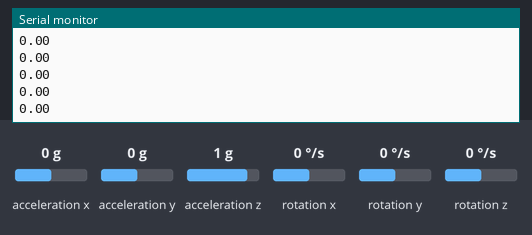
The sketch below on a simulated Arduino Uno, built with avr-gcc and run on an emulated ATmega328P. On the bench: the last lines printed to the serial monitor. Wiring (inferred from the names in the program): MPU-6050 motion sensor at I2C address 0x68. Inputs (shaded band) come from the test bench; at power-on: acceleration z 1 g, acceleration y 0 g, acceleration x 0 g, rotation x 0 °/s, rotation y 0 °/s, rotation z 0 °/s.

Above: at 10.7 s.
10.8 s: acceleration z set to 0 g
At 11.8 s:
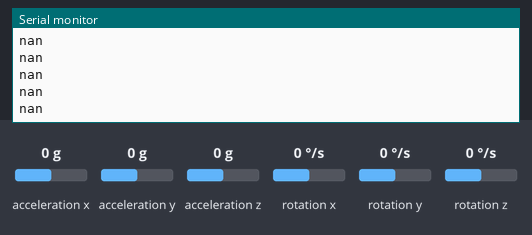
12.7 s: acceleration y set to -1.4 g
At 13.7 s:
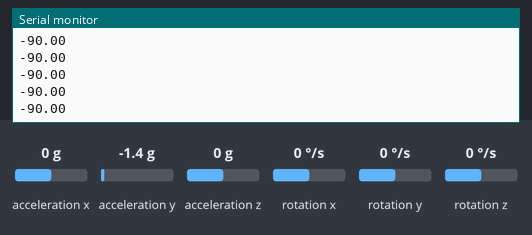
14.2 s: acceleration x set to -1.4 g
At 15.2 s:
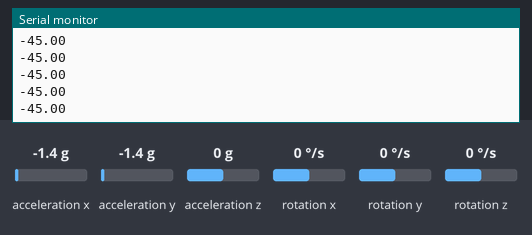
Timing chart, 0 to 17.2 s (numbered marks = the images above; inputs shaded):
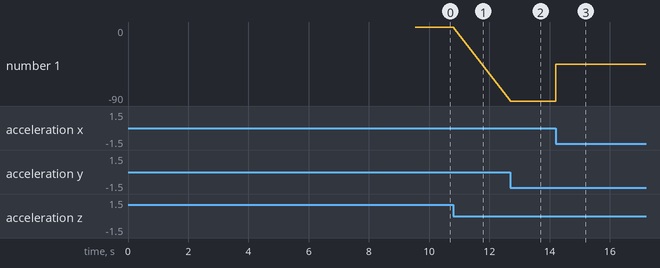

Measured:
- after the input at 10.8 s, the serial monitor: prints a new line at once (image 1)
- after the input at 12.7 s, the serial monitor: prints a new line at once (image 2)
- after the input at 14.2 s, the serial monitor: prints a new line at once (image 3)
- plotted number 1: 0 → -90 after the input at 12.7 s, -90 → -45 after the input at 14.2 s

The sketch:

Drone_gyrotest_code.ino
```cpp
#include<Wire.h>
#include <Servo.h>
#include <SPI.h>

int GyX, GyY, GyZ;
long AcX, AcY, AcZ, TotalAcc;
int Tmp;
long GyXOff, GyYOff, GyZOff;
long Timer;
float GyPitch, GyRoll;
boolean set_gyro_angles;
float AccRoll, AccPitch;
float Pitch, Roll;
long height;
void setup() {
  Wire.begin();
  Serial.begin(57600);

  setup_mpu_6050_registers();
  OffSetGyro();

  Timer = micros();
}

void loop() {
  GetPosition();
  GyroAngles();
    Height();
  //Serial.println(AcZ);

//  Serial.println(GyRoll);
  // do movement here
  AccelAngles();

  CorrGyDrift();
  CompFilter();
    Serial.println(AccPitch);
  //Serial.println(Roll);

  while (micros() - Timer < 4000) {                               //Wait until the Timer reaches 4000us (250Hz) before starting the next loop
    //do nothing unitl the time reaches 4000us for the required 250Hz frequency
  }
  Timer = micros();

}


void GetPosition() {
  Wire.beginTransmission(0x68);
  Wire.write(0x3B);
  Wire.endTransmission();
  Wire.requestFrom(0x68, 14);
  while (Wire.available() < 14);
  AcX = Wire.read() << 8 | Wire.read();
  AcY = Wire.read() << 8 | Wire.read();
  AcZ = Wire.read() << 8 | Wire.read();
  Tmp = Wire.read() << 8 | Wire.read();
  GyX = Wire.read() << 8 | Wire.read();
  GyY = Wire.read() << 8 | Wire.read();
  GyZ = Wire.read() << 8 | Wire.read();
}

void OffSetGyro() {

  for (int i = 0; i < 2000 ; i ++) {
    GetPosition();
    GyXOff += GyX;
    GyYOff += GyY;
    GyZOff += GyZ;
    delay(3);                                                          //Delay 3us to simulate the 250Hz program loop
  }
  GyXOff /= 2000;
  GyYOff /= 2000;
  GyZOff /= 2000;

}

void setup_mpu_6050_registers() {
  Wire.beginTransmission(0x68);
  Wire.write(0x6B);
  Wire.write(0x00);
  Wire.endTransmission();
  //Configure the accelerometer (+/-8g)
  Wire.beginTransmission(0x68);
  Wire.write(0x1C);
  Wire.write(0x10);
  Wire.endTransmission();
  //Configure the gyro (500dps full scale)
  Wire.beginTransmission(0x68);
  Wire.write(0x1B);
  Wire.write(0x08);
  Wire.endTransmission();
}

void GyroAngles() {

  GyX -= GyXOff;
  GyY -= GyYOff;
  GyZ -= GyZOff;

  //Gyro angle calculations
  //0.0000611 = 1 / (250Hz / 65.5)
  GyPitch += GyX * 0.0000611;
  GyRoll += GyY * 0.0000611;

  //0.000001066 = 0.0000611 * (3.142(PI) / 180degr) The Arduino sin function is in radians
  GyPitch += GyRoll * sin(GyZ * 0.000001066); //output values?? possibly for staying still
  GyRoll -= GyPitch * sin(GyZ * 0.000001066);// output values?? possibly for staying still

}
void Height(){
  height+= AcY;
  }

void AccelAngles() {

  TotalAcc = sqrt((AcX * AcX) + (AcY * AcY) + (AcZ * AcZ));
  //57.296 = 1 / (3.142 / 180)// The Arduino asin function is in radians
  AccPitch = asin((float)AcY / TotalAcc) * 57.296;
  AccRoll = asin((float)AcX / TotalAcc) * -57.296;

  //Place the MPU-6050 spirit level and note the values in the following two lines for calibration
  AccPitch -= -0.0;                                              //Accelerometer calibration value for pitch
  AccRoll -= -0.0;                                               //Accelerometer calibration value for roll


}

void CorrGyDrift() {
  if (set_gyro_angles) {
    GyPitch = GyPitch * 0.9996 + AccPitch * 0.0004;
    GyRoll = GyRoll * 0.9996 + AccRoll * 0.0004;
  }
  else {
    GyPitch = AccPitch;
    GyRoll = AccRoll;
    set_gyro_angles = true;
  }

}

void CompFilter() { // complementary filter
  //To dampen the pitch and roll angles a complementary filter is used
  Pitch = Pitch * 0.9 + GyPitch * 0.1; // output values?? possibly for movemnt
  Roll = Roll * 0.9 + GyRoll * 0.1; // output values??possibly for movemnt
}
```
